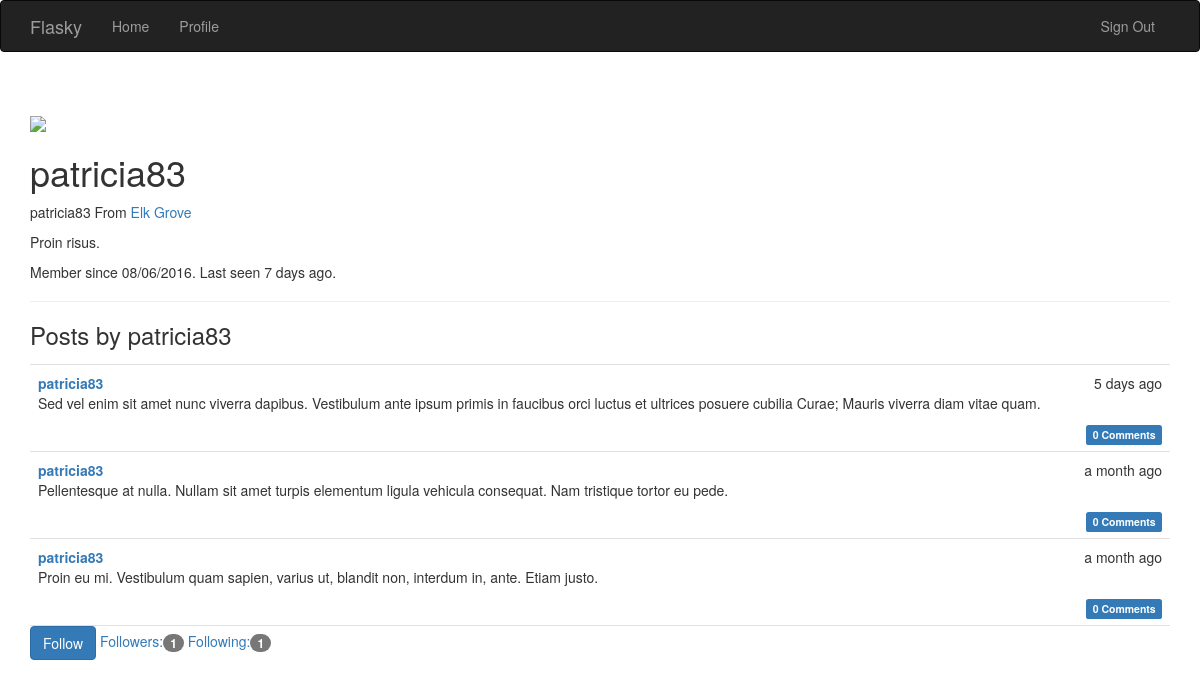
/user/patricia83 (signed in), run on the app's committed database.
### app/models.py (models this page shows, shortened)
class User(UserMixin,db.Model):
    __tablename__ = 'users'
    id = db.Column(db.Integer,primary_key=True)
    email = db.Column(db.String(64),unique=True,index=True)
    username = db.Column(db.String(64),unique=True,index=True)
    password_hash = db.Column(db.String(128))
    confirmed = db.Column(db.Boolean,default=False)
    role_id = db.Column(db.Integer,db.ForeignKey('roles.id'))
    name = db.Column(db.String(64))
    location = db.Column(db.String(64))
    about_me = db.Column(db.Text())
    member_since = db.Column(db.DateTime(),default=datetime.utcnow)
    last_seen = db.Column(db.DateTime(),default=datetime.utcnow)
    posts = db.relationship('Post',backref='author',lazy='dynamic')
    comments = db.relationship('Comment',backref='author',lazy='dynamic')
    followed = db.relationship('Follow',
                               foreign_keys=[Follow.follower_id],
                               backref=db.backref('follower',lazy='joined'),
                               lazy='dynamic',
                               cascade='all,delete-orphan')
    followers = db.relationship('Follow',
                               foreign_keys=[Follow.followed_id],
                               backref=db.backref('followed', lazy='joined'),
                               lazy='dynamic',
                               cascade='all,delete-orphan')
    def is_following(self,user):
        return self.followed.filter_by(followed_id=user.id).first() is not None
    def avatar(self,size):
        return sep+'static'+sep+'img'+sep+'1.jpg'+'width='+size
    @property
    def password(self):
        raise AttributeError('password is not a readable attribute')
    def can(self,permissions):
        return self.role is not None and \
               (self.role.permissions & permissions) == permissions
    def is_administrator(self):
        return self.can(Permission.ADMINISTER)
    def ping(self):
        self.last_seen = datetime.utcnow()
        db.session.add(self)

class Post(db.Model):
    __tablename__ = 'posts'
    id = db.Column(db.Integer,primary_key=True)
    body = db.Column(db.Text)
    timestamp = db.Column(db.DateTime,index=True,default = datetime.utcnow)
    author_id = db.Column(db.Integer,db.ForeignKey('users.id'))
    body_html = db.Column(db.Text)
    comments = db.relationship('Comment', backref='post', lazy='dynamic')

### app/main/views.py (the view)
@main.route('/user/<username>')
def user(username):
    user = User.query.filter_by(username=username).first()
    if user is None:
        abort(404)
    posts = user.posts.order_by(Post.timestamp.desc()).all()
    return render_template('user.html',user=user,posts=posts)

### app/auth/__init__.py (called while the page is built)
@auth.app_context_processor
def inject_permissions():
    return dict(Permission=Permission)

### app/auth/views.py (called while the page is built)
@auth.before_app_request
def before_request():
    if current_user.is_authenticated:
        current_user.ping()
        if not current_user.confirmed \
        and request.endpoint[:5] !='auth.':
            return redirect(url_for('auth.unconfirmed'))

### app/main/views.py (called while the page is built)
@main.after_app_request
def after_request(response):
    for query in get_debug_queries():
        if query.duration >= current_app.config['FLASKY_SLOW_DB_QUERY_TIME']:
            current_app.logger.warning(
                'Slow query:%s\nParameters:%s\nDuration:%s\nContext:%s\n'%
                (query.statement,query.parameters,query.duration,query.context))
    return response

### app/models.py (called while the page is built)
@login_manager.user_loader
def load_user(user_id):
    return User.query.get(int(user_id))

### app/templates/user.html (shortened to what this page needs)
{% extends "base.html" %}
{% import "bootstrap/wtf.html" as wtf %}
{% block page_content %}
    <div class="page-header">
    <img src="{{ user.avatar('50') }}">
    <h1>{{ user.username }}</h1>
    {% if user.name or user.location %}
    <p>
        {% if user.name%}{{ user.username }}{% endif %}
        {% if user.location %}
            From <a href="http://maps.google.com/?q={{ user.location }}">
        {{ user.location }}
        </a>
        {% endif %}
    </p>
    {% endif %}
    {% if user.about_me %}<p>{{ user.about_me }}</p>{% endif %}
    <p>
        Member since {{ moment(user.member_since).format('L') }}.
        Last seen {{ moment(user.last_seen).fromNow() }}.
    </p>
    </div>
    <h3>
    Posts by {{ user.username }}
    </h3>
    {% include '_posts.html' %}
    {% if current_user.can(Permission.FOLLOW) and user != current_user %}
    {% if not current_user.is_following(user) %}
    <a href="{{ url_for('.follow',username = user.username) }}"
    class="btn btn-primary">Follow</a>
    {% else %}
        <a href="{{ url_for('.unfollow',username = user.username) }}"
        class="btn btn-default">Unfollow</a>
    {% endif %}
    {% endif %}
    <a href="{{ url_for('.followers',username = user.username) }}">
    Followers:<span class="badge">{{ user.followers.count() }}</span>
    </a>
    <a href="{{ url_for('.followed_by',username = user.username) }}">
    Following:<span class="badge">{{ user.followed.count() }}</span>
    </a>
{% endblock %}

### app/templates/base.html (shortened to what this page needs)
{% extends "bootstrap/base.html" %}
{% block head %}
{{ super() }}
<link rel="stylesheet" type="text/css" href="{{ url_for('static', filename='styles.css') }}">
{% endblock %}
{% block navbar %}
<div class = "navbar navbar-inverse" role = "navigation">
    <div class="container">
        <div class = "nav-header">
            <a class="navbar-brand" href="/">Flasky</a>
        </div>
        <div class="navbar-collapse collapse">
            <ul class="nav navbar-nav">
                <li><a href="/">Home</a></li>
            </ul>
            <ul class="nav navbar-nav">
                {% if current_user.is_authenticated %}
                <li><a href="{{ url_for('main.user',username=current_user.username) }}">Profile</a> </li>
                {% endif %}
            </ul>
            <ul class="nav navbar-nav navbar-right">
                {% if current_user.is_authenticated %}
                <li><a href="{{ url_for('auth.logout') }}">Sign Out</a> </li>
                {% else %}
                    <li><a href="{{ url_for('auth.login') }}">Sign In</a></li>
                {% endif %}
            </ul>
        </div>
    </div>
</div>
{% endblock %}
{% block content %}
<div class="container">
    {% block page_content %} {% endblock %}
</div>
{% endblock %}

### app/templates/_posts.html (shortened to what this page needs)
<ul class="posts">
{% for post in posts %}
<li class="post">
    <div class="post-date">
        {{ moment(post.timestamp).fromNow() }}
    </div>
    <div class="post-author">
        <a href="{{ url_for('.user',username=post.author.username) }}">
            {{ post.author.username }}
        </a>
    </div>
    <div class="post-body">
        {% if post.body_html %}
            {{ post.body_html | safe }}
        {% else %}
        {{ post.body }}
        {% endif %}
    </div>
    <div class="post-footer">
        <a href="{{ url_for('.post',id = post.id) }}#commemts">
            <span class="label label-primary">
                {{ post.comments.count() }} Comments
            </span>
        </a>
    </div>
</li>
{% endfor %}
</ul>

### app/static/styles.css (style rules this page uses)
ul.posts { list-style-type: none; padding: 0px; margin: 16px 0px 0px 0px; border-top: 1px solid #e0e0e0; }
ul.posts li.post { padding: 8px; border-bottom: 1px solid #e0e0e0; }
div.post-date { float: right; }
div.post-author { font-weight: bold; }
div.post-footer { text-align: right; }

### data on the page
User: username "patricia83", location "Elk Grove", about_me "Proin risus.", member_since "08/06/2016", last_seen "7 days ago"
Post: timestamp "5 days ago", author.username "patricia83", body_html "Sed vel enim sit amet nunc viverra dapibus. Vestibulum ante ipsum primis in faucibus orci luctus et ultrices posuere cubilia Curae; Mauris viverra diam vitae quam.", comments.count "0"
Post: timestamp "a month ago", author.username "patricia83", body_html "Pellentesque at nulla. Nullam sit amet turpis elementum ligula vehicula consequat. Nam tristique tortor eu pede.", comments.count "0"
Post: timestamp "a month ago", author.username "patricia83", body_html "Proin eu mi. Vestibulum quam sapien, varius ut, blandit non, interdum in, ante. Etiam justo.", comments.count "0"

### other printed values
{{ user.followers.count() }} "1"
{{ user.followed.count() }} "1"
